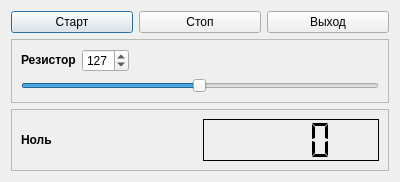
<ui version="4.0" >
 <class>ResistorCalibrateForm</class>
 <widget class="QDialog" name="ResistorCalibrateForm" >
  <property name="windowModality" >
   <enum>Qt::ApplicationModal</enum>
  </property>
  <property name="geometry" >
   <rect>
    <x>0</x>
    <y>0</y>
    <width>400</width>
    <height>182</height>
   </rect>
  </property>
  <property name="windowTitle" >
   <string>калибровка резистора</string>
  </property>
  <layout class="QVBoxLayout" >
   <item>
    <layout class="QHBoxLayout" >
     <item>
      <widget class="QPushButton" name="pbStart" >
       <property name="text" >
        <string>Старт</string>
       </property>
      </widget>
     </item>
     <item>
      <widget class="QPushButton" name="pbStop" >
       <property name="text" >
        <string>Стоп</string>
       </property>
      </widget>
     </item>
     <item>
      <widget class="QPushButton" name="pbExit" >
       <property name="text" >
        <string>Выход</string>
       </property>
      </widget>
     </item>
    </layout>
   </item>
   <item>
    <widget class="QFrame" name="frame" >
     <property name="frameShape" >
      <enum>QFrame::StyledPanel</enum>
     </property>
     <property name="frameShadow" >
      <enum>QFrame::Raised</enum>
     </property>
     <layout class="QVBoxLayout" >
      <item>
       <layout class="QHBoxLayout" >
        <item>
         <widget class="QLabel" name="label" >
          <property name="text" >
           <string>&lt;b>Резистор</string>
          </property>
         </widget>
        </item>
        <item>
         <widget class="QSpinBox" name="sbResistor" >
          <property name="maximum" >
           <number>255</number>
          </property>
          <property name="value" >
           <number>127</number>
          </property>
         </widget>
        </item>
        <item>
         <spacer>
          <property name="orientation" >
           <enum>Qt::Horizontal</enum>
          </property>
          <property name="sizeHint" >
           <size>
            <width>40</width>
            <height>20</height>
           </size>
          </property>
         </spacer>
        </item>
       </layout>
      </item>
      <item>
       <widget class="QSlider" name="hsResistor" >
        <property name="maximum" >
         <number>255</number>
        </property>
        <property name="value" >
         <number>127</number>
        </property>
        <property name="orientation" >
         <enum>Qt::Horizontal</enum>
        </property>
       </widget>
      </item>
     </layout>
    </widget>
   </item>
   <item>
    <widget class="QFrame" name="frame_2" >
     <property name="frameShape" >
      <enum>QFrame::StyledPanel</enum>
     </property>
     <property name="frameShadow" >
      <enum>QFrame::Raised</enum>
     </property>
     <layout class="QVBoxLayout" >
      <item>
       <layout class="QHBoxLayout" >
        <item>
         <widget class="QLabel" name="label_2" >
          <property name="text" >
           <string>&lt;b>Ноль</string>
          </property>
         </widget>
        </item>
        <item>
         <widget class="QLCDNumber" name="lcdNumber" >
          <property name="frameShape" >
           <enum>QFrame::Box</enum>
          </property>
          <property name="frameShadow" >
           <enum>QFrame::Plain</enum>
          </property>
          <property name="smallDecimalPoint" >
           <bool>false</bool>
          </property>
          <property name="numDigits" >
           <number>4</number>
          </property>
          <property name="segmentStyle" >
           <enum>QLCDNumber::Flat</enum>
          </property>
          <property name="intValue" stdset="0" >
           <number>0</number>
          </property>
         </widget>
        </item>
       </layout>
      </item>
     </layout>
    </widget>
   </item>
  </layout>
 </widget>
 <resources/>
 <connections>
  <connection>
   <sender>hsResistor</sender>
   <signal>valueChanged(int)</signal>
   <receiver>sbResistor</receiver>
   <slot>setValue(int)</slot>
   <hints>
    <hint type="sourcelabel" >
     <x>135</x>
     <y>70</y>
    </hint>
    <hint type="destinationlabel" >
     <x>118</x>
     <y>43</y>
    </hint>
   </hints>
  </connection>
  <connection>
   <sender>sbResistor</sender>
   <signal>valueChanged(int)</signal>
   <receiver>hsResistor</receiver>
   <slot>setValue(int)</slot>
   <hints>
    <hint type="sourcelabel" >
     <x>118</x>
     <y>43</y>
    </hint>
    <hint type="destinationlabel" >
     <x>135</x>
     <y>70</y>
    </hint>
   </hints>
  </connection>
  <connection>
   <sender>pbExit</sender>
   <signal>clicked()</signal>
   <receiver>ResistorCalibrateForm</receiver>
   <slot>close()</slot>
   <hints>
    <hint type="sourcelabel" >
     <x>248</x>
     <y>49</y>
    </hint>
    <hint type="destinationlabel" >
     <x>199</x>
     <y>211</y>
    </hint>
   </hints>
  </connection>
  <connection>
   <sender>ResistorCalibrateForm</sender>
   <signal>rejected()</signal>
   <receiver>pbStop</receiver>
   <slot>click()</slot>
   <hints>
    <hint type="sourcelabel" >
     <x>199</x>
     <y>211</y>
    </hint>
    <hint type="destinationlabel" >
     <x>163</x>
     <y>49</y>
    </hint>
   </hints>
  </connection>
 </connections>
</ui>
